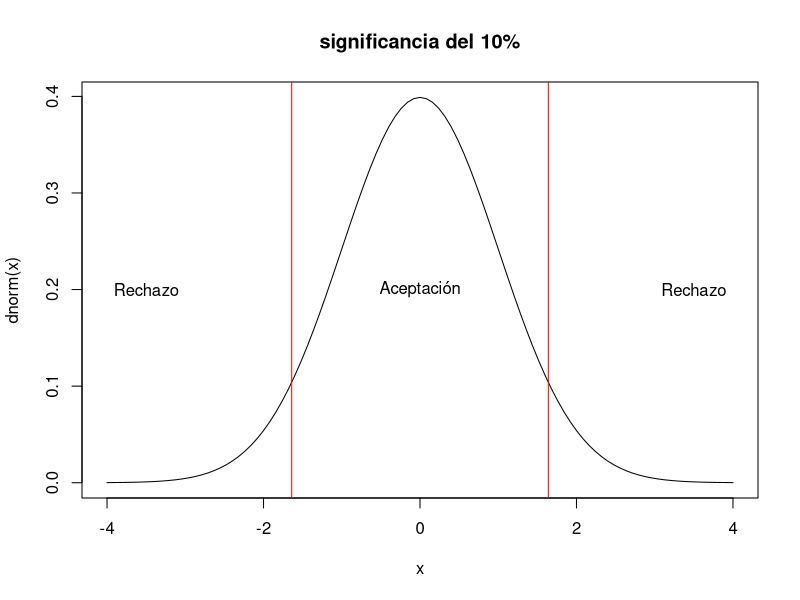
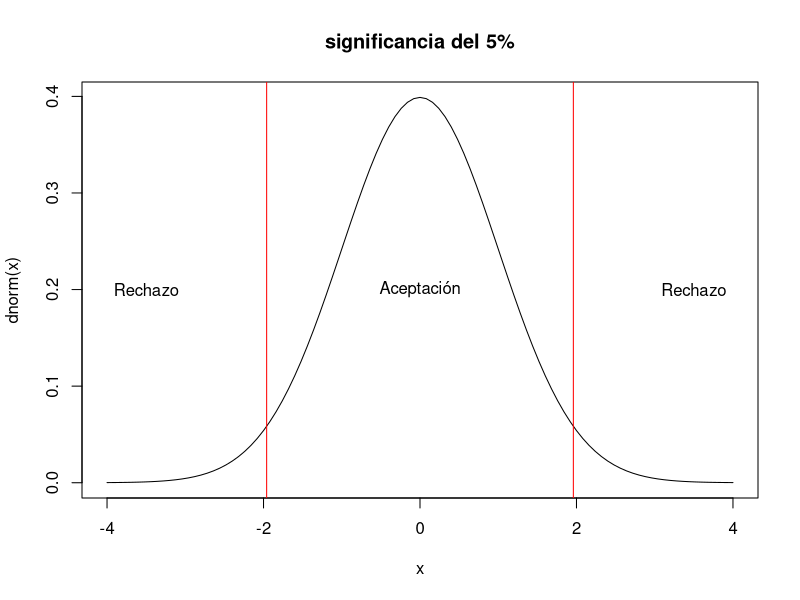
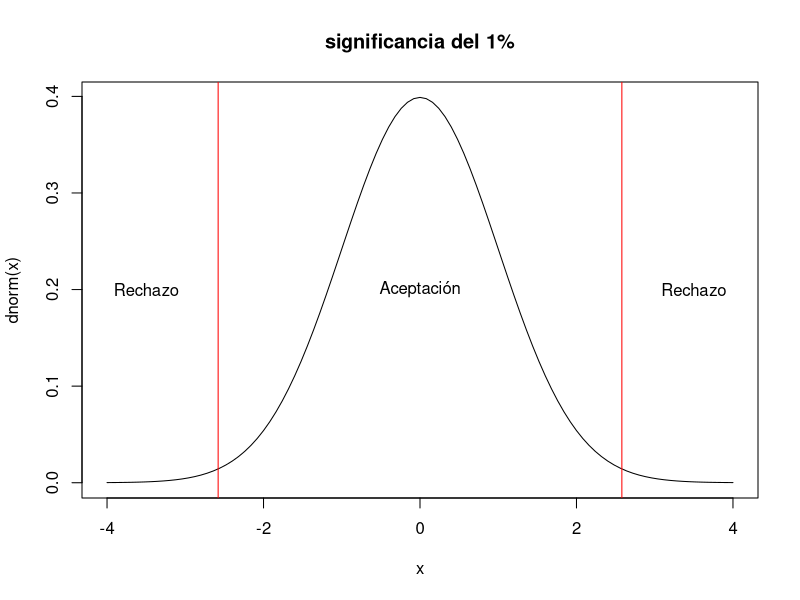
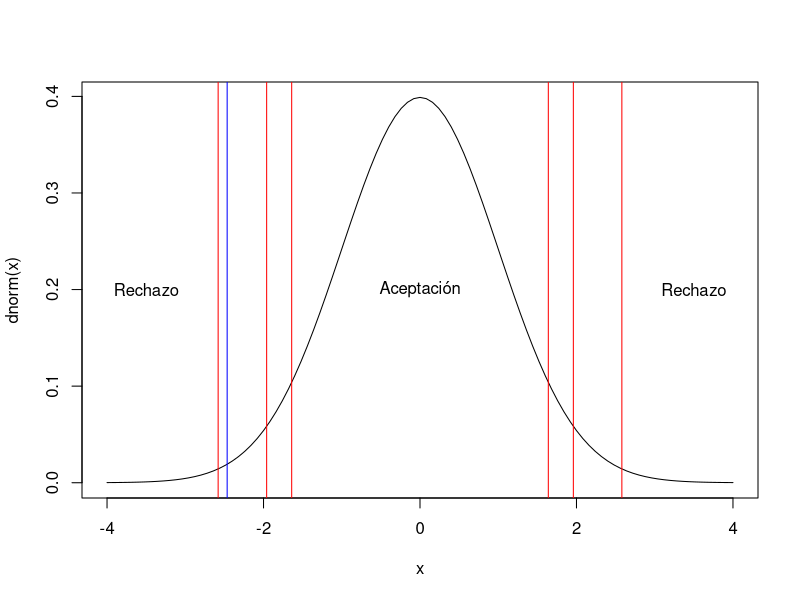
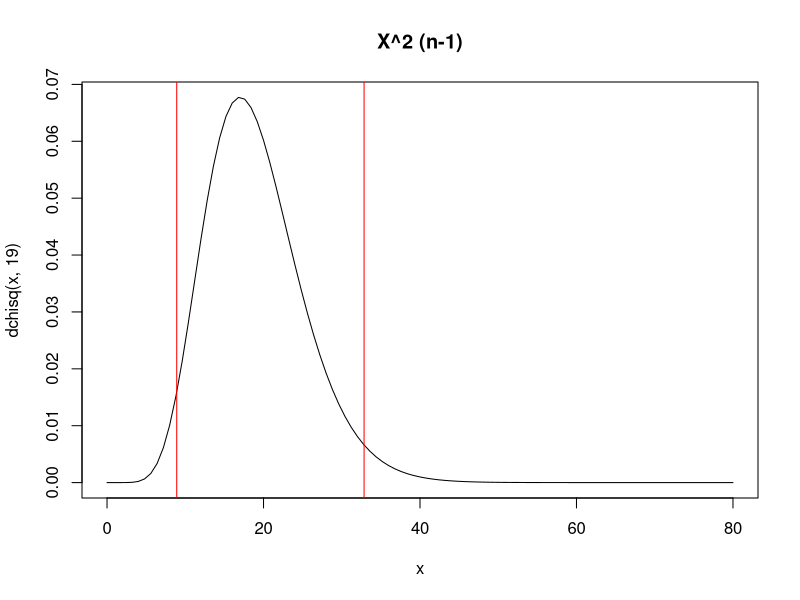
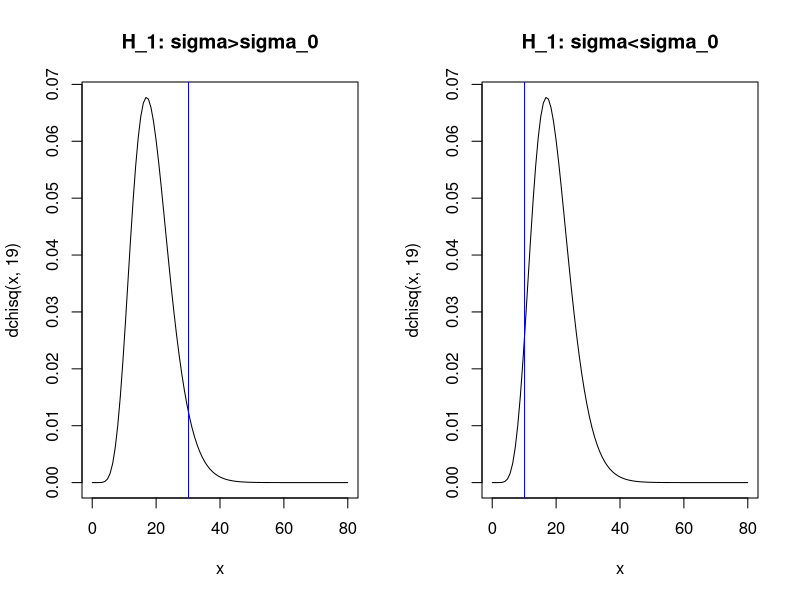
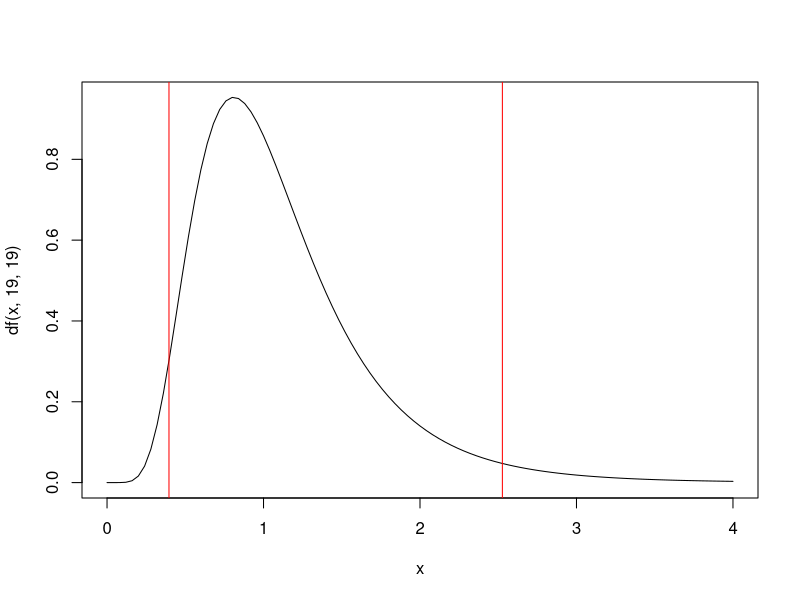
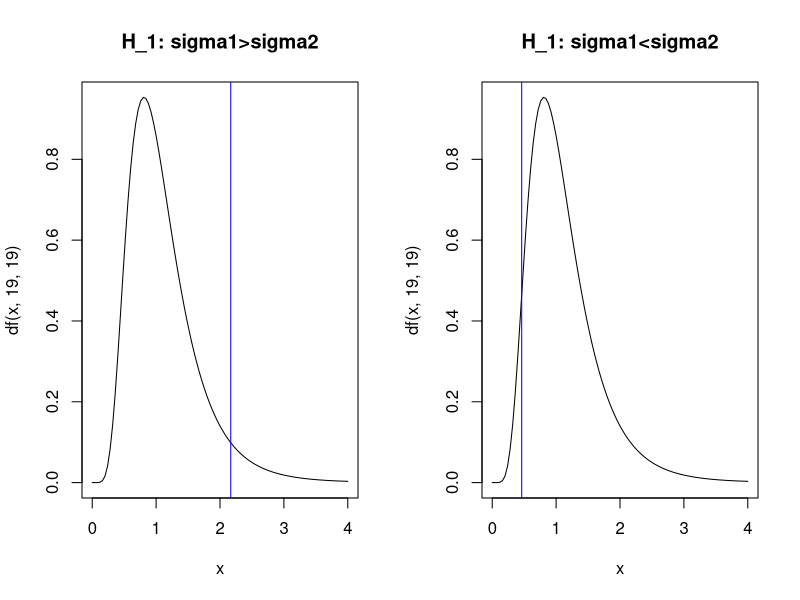

Write the R code that produced these figures, in order.
## ---- chunk 1
curve(dnorm(x),xlim=c(-4,4),main="significancia del 10%")
#
abline(v=c(-1.64,1.64),col="red")
text(c(-3.5,0,3.5),rep(0.2,3),c("Rechazo","Aceptación","Rechazo"))
# al 5 %
curve(dnorm(x),xlim=c(-4,4),main="significancia del 5%")
abline(v=c(-1.96,1.96),col="red")
text(c(-3.5,0,3.5),rep(0.2,3),c("Rechazo","Aceptación","Rechazo"))
# al 1 %
curve(dnorm(x),xlim=c(-4,4),main="significancia del 1%")
abline(v=c(-2.58,2.58),col="red")
text(c(-3.5,0,3.5),rep(0.2,3),c("Rechazo","Aceptación","Rechazo"))
#qnorm(0.01/2)
## ---- chunk 2
set.seed(1447)
x<-round(runif(30,40,80),0)
x
## ---- chunk 3
curve(dnorm(x),xlim=c(-4,4),main="")
abline(v=(60.5-65)/(10/sqrt(30)),col="blue")
abline(v=c(-1.96,1.96),col="red")
abline(v=c(-1.64,1.64),col="red")
abline(v=c(-2.58,2.58),col="red")
text(c(-3.5,0,3.5),rep(0.2,3),c("Rechazo","Aceptación","Rechazo"))
## ---- chunk 4
sd(x);length(x);mean(x)
## ---- chunk 5
qt(0.05/2,30-1,lower.tail = F)
## ---- chunk 6
curve(dchisq(x,19),xlim=c(0,80),main="X^2 (n-1)")
x1<-qchisq(0.05/2,19,lower.tail = F)
x2<-qchisq(1-0.05/2,19,lower.tail = F)
abline(v=c(x1,x2),col="red")

pchisq(x1,19)-pchisq(x2,19)
## ---- chunk 7
qchisq(0.05,19,lower.tail = F)
qchisq(1-0.05,19,lower.tail = F)
par(mfrow=c(1,2))
curve(dchisq(x,19),xlim=c(0,80),main="H_1: sigma>sigma_0")
abline(v=qchisq(0.05,19,lower.tail = F),col="blue")
curve(dchisq(x,19),xlim=c(0,80),main="H_1: sigma<sigma_0")
abline(v=qchisq(1-0.05,19,lower.tail = F),col="blue")
## ---- chunk 8
dev.off()
curve(df(x,19,19),xlim=c(0,4))
x1<-qf(0.05/2,19,19,lower.tail = F)
x2<-qf(1-0.05/2,19,19,lower.tail = F)
abline(v=c(x1,x2),col="red")

pf(x1,19,19)-pf(x2,19,19)
## ---- chunk 9
qf(0.05,19,19,lower.tail = F)#sigma1>sigma2
qf(1-0.05,19,19,lower.tail = F)#sigma1<sigma2
par(mfrow=c(1,2))
curve(df(x,19,19),xlim=c(0,4),main="H_1: sigma1>sigma2")
abline(v=qf(0.05,19,19,lower.tail = F),col="blue")
curve(df(x,19,19),xlim=c(0,4),main="H_1: sigma1<sigma2")
abline(v=qf(1-0.05,19,19,lower.tail = F),col="blue")
dev.off()
## ---- chunk 10
za2<-qnorm(0.05/2,lower.tail = F)
zb<-qnorm(0.2,lower.tail = F)
n<-((za2*0.5+zb*0.5)/0.09)^2
n
